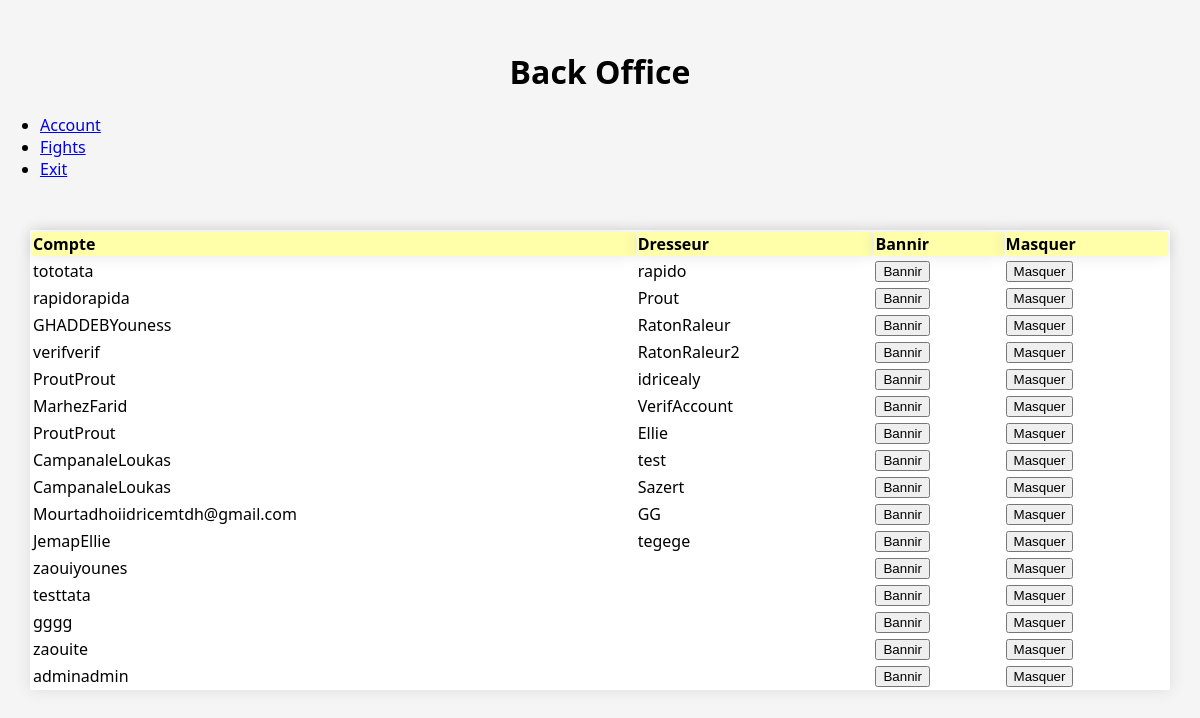
The app's page /backoffice/backofficeAccount.php with its own data.
### tables this page shows
CREATE TABLE `account` (
  `id` int(11) NOT NULL,
  `name_account` varchar(255) DEFAULT NULL,
  `firstname_account` varchar(255) DEFAULT NULL,
  `mail` varchar(255) DEFAULT NULL,
  `wordpass` varchar(255) DEFAULT NULL,
  `is_banned` tinyint(1) DEFAULT 0,
  `role` tinyint(1) DEFAULT 0,
  `num_dresseur` int(11) DEFAULT NULL,
  `date_creation` timestamp NULL DEFAULT current_timestamp()
);

CREATE TABLE `dresseur` (
  `id` int(11) NOT NULL,
  `name_dresseur` varchar(255) DEFAULT NULL,
  `picture` int(11) DEFAULT NULL,
  `pokedollars` int(11) DEFAULT NULL,
  `fight` int(11) DEFAULT 0,
  `captured` int(11) DEFAULT 0,
  `encounter` int(11) DEFAULT 0,
  `hide` tinyint(1) DEFAULT 0,
  `num_account` int(11) DEFAULT NULL
);

### backoffice/backofficeAccount.php (the view, shortened to what this page needs)
            <!DOCTYPE html>
<html lang="en">
<head>
    <link rel="stylesheet" href="backoffice.css">
</head>
<body>
 <h1>Back Office</h1>
 <nav>
	<ul>
		<li><a href="backofficeAccount.php">Account</a></li>
		<li><a href="backofficeFights.php">Fights</a></li>
        <li><a href="../passedress.php">Exit</a></li>
	</ul>
 </nav>
	<div class="blockpage">
		<table id="accountListGreen">
			<tr>
				<th>Compte</th>
				<th>Dresseur</th>
				<th>Bannir</th>
				<th>Masquer</th>
			</tr>
           <?php
               require '../inc/con_bdd.php';
                    $sql = "SELECT * FROM account ";
					$result = mysqli_query($conn, $sql);
					if ($result && mysqli_num_rows($result) > 0) {
						while ($row = mysqli_fetch_assoc($result)) {
								$idDresseurAutorCombat = $row["id"];
								$sqlNameDresseur = "SELECT * FROM dresseur WHERE id = $idDresseurAutorCombat ";
									$resultNameDresseur = mysqli_query($conn, $sqlNameDresseur);
									$rowNameDresseur = mysqli_fetch_assoc($resultNameDresseur);
                                    if($row["is_banned"])
                                    {
                                        $hidenBanCss =  "banned".$row["is_banned"];
                                    }
                                    else
                                    {
                                        $hidenBanCss =  "hiden".$rowNameDresseur["hide"];
                                    }
			?>
            <tr class="accountItemGreen <?php echo $hidenBanCss;?>">
				<td><a><?php echo $row["name_account"]; echo $row["firstname_account"]; ?></a></td>
				<td><a><?php echo $rowNameDresseur["name_dresseur"];?></a></td>
				<td>
                    <?php
                        if(!$row["is_banned"])
                        {
                     ?>
					<button class="banButton" id="<?php echo $row["id"];?>">Bannir</button>
                    <?php
                        }
                        else
                        {
                     ?>
					<button class="banButton" id="<?php echo $row["id"];?>">Débannir</button>
                    <?php
                        }
                     ?>
				</td>
				<td>
                <?php
                        if(!$rowNameDresseur["hide"])
                        {
                ?>
					<button class="hideButton" id="<?php echo $rowNameDresseur["id"];?>">Masquer</button>
                    <?php
                        }
                        else
                        {
                     ?>
					<button class="banButton" id="<?php echo $rowNameDresseur["id"];?>">Démasquer</button>
                    <?php
                        }
                     ?>
				</td>
			</tr>
            <?php
                        }
                    }
            ?>
		</table>
	</div>
</body>
</html>

### backoffice/backoffice.css (style rules this page uses)
body { font-family: 'Segoe UI', Tahoma, Geneva, Verdana, sans-serif; background-color: #f5f5f5; margin: 0; padding: 0; }
.blockpage { display: flex; width: 95%; margin: 50px auto; background-color: #fff; box-shadow: 0 0 15px rgba(0, 0, 0, 0.1); }
h1 { margin-top: 50px; text-align:center; }
th { text-align:left; background-color: #ffa; box-shadow: 0 0 15px rgba(0, 0, 0, 0.1); }
#accountListGreen { width:100%; }
.accountItemGreen td { text-align: left; }

### records on screen
account: name_account "toto", firstname_account "tata", dresseur.name_dresseur "rapido"
account: name_account "rapido", firstname_account "rapida", dresseur.name_dresseur "Prout"
account: name_account "GHADDEB", firstname_account "Youness", dresseur.name_dresseur "RatonRaleur"
account: name_account "verif", firstname_account "verif", dresseur.name_dresseur "RatonRaleur2"
account: name_account "Prout", firstname_account "Prout", dresseur.name_dresseur "idricealy"
account: name_account "Marhez", firstname_account "Farid", dresseur.name_dresseur "VerifAccount"
account: name_account "Prout", firstname_account "Prout", dresseur.name_dresseur "Ellie"
account: name_account "Campanale", firstname_account "Loukas", dresseur.name_dresseur "test"
account: name_account "Campanale", firstname_account "Loukas", dresseur.name_dresseur "Sazert"
account: name_account "Mourtadhoi", firstname_account "idricemtdh@gmail.com", dresseur.name_dresseur "GG"
account: name_account "Jemap", firstname_account "Ellie", dresseur.name_dresseur "tegege"
account: name_account "zaoui", firstname_account "younes"
account: name_account "test", firstname_account "tata"
account: name_account "gg", firstname_account "gg"
account: name_account "zaoui", firstname_account "te"
account: name_account "admin", firstname_account "admin"
